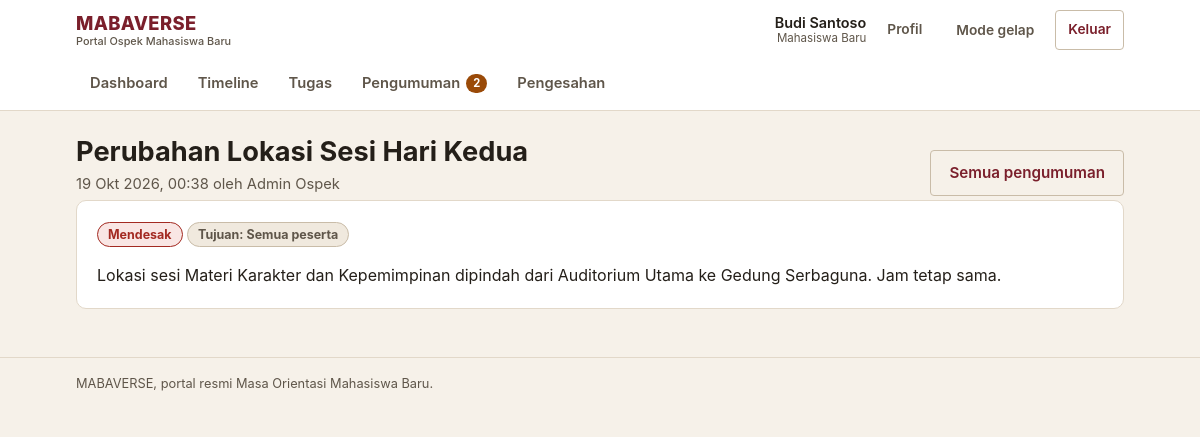
Page /detail-pengumuman/2 (signed in) on the committed database.
### tables this page shows
CREATE TABLE pengumuman (
    id INT AUTO_INCREMENT PRIMARY KEY,
    judul VARCHAR(255) NOT NULL,
    isi TEXT NOT NULL,
    prioritas ENUM('normal', 'penting', 'mendesak') DEFAULT 'normal',
    target_level ENUM('semua', 'fakultas', 'jurusan', 'kelompok') DEFAULT 'semua',
    target_id INT DEFAULT NULL,
    created_by INT NOT NULL,
    created_at TIMESTAMP DEFAULT CURRENT_TIMESTAMP,
    FOREIGN KEY (created_by) REFERENCES users(id) ON DELETE CASCADE
);

CREATE TABLE users (
    id INT AUTO_INCREMENT PRIMARY KEY,
    nim VARCHAR(50) UNIQUE NOT NULL,
    nama VARCHAR(255) NOT NULL,
    email VARCHAR(255) UNIQUE NOT NULL,
    password_hash VARCHAR(255) NOT NULL,
    role ENUM('maba', 'panitia', 'admin', 'superadmin') DEFAULT 'maba',
    fakultas_id INT DEFAULT NULL,
    jurusan_id INT DEFAULT NULL,
    kelompok_id INT DEFAULT NULL,
    foto_profil VARCHAR(255) DEFAULT NULL,
    no_kontak_darurat VARCHAR(20) DEFAULT NULL,
    is_active TINYINT(1) DEFAULT 1,
    created_at TIMESTAMP DEFAULT CURRENT_TIMESTAMP,
    updated_at TIMESTAMP DEFAULT CURRENT_TIMESTAMP ON UPDATE CURRENT_TIMESTAMP,
    FOREIGN KEY (fakultas_id) REFERENCES fakultas(id) ON DELETE SET NULL,
    FOREIGN KEY (jurusan_id) REFERENCES jurusan(id) ON DELETE SET NULL,
    FOREIGN KEY (kelompok_id) REFERENCES kelompok(id) ON DELETE SET NULL
);

### controllers/MabaController.php (called while the page is built, shortened)
<?php
require_once __DIR__ . '/../models/Pengumuman.php';
class MabaController {
    public function detailPengumuman($id) {
        $pengumumanModel = new Pengumuman();
        $pengumuman = $pengumumanModel->getPengumumanById($id);
        include_once __DIR__ . '/../views/maba/detail_pengumuman.php';
    }
}

### config/database.php (called while the page is built)
<?php
require_once __DIR__ . '/config.php';
class Database {
    private static $instance = null;
    private $pdo;
    private function __construct() {
        try {
            $dsn = "mysql:host=" . DB_HOST . ";dbname=" . DB_NAME . ";charset=" . DB_CHARSET;
            $options = [
                PDO::ATTR_ERRMODE => PDO::ERRMODE_EXCEPTION,
                PDO::ATTR_DEFAULT_FETCH_MODE => PDO::FETCH_ASSOC,
                PDO::ATTR_EMULATE_PREPARES => false,
            ];
            $this->pdo = new PDO($dsn, DB_USER, DB_PASS, $options);
        } catch (PDOException $e) {
            error_log('[MABAVERSE] Koneksi database gagal: ' . $e->getMessage());
            if (defined('APP_ENV') && APP_ENV === 'production') {
                throw new RuntimeException('Layanan database sedang tidak tersedia.');
            }
            die("Koneksi database gagal: " . $e->getMessage()
                . " — periksa DB_HOST/DB_USER/DB_PASS di config/config.local.php dan pastikan MySQL berjalan.");
        }
    }
    public static function getInstance() {
        if (self::$instance === null) {
            self::$instance = new self();
        }
        return self::$instance;
    }
    public function getConnection() {
        return $this->pdo;
    }
}

### models/Pengumuman.php (called while the page is built, shortened)
<?php
require_once __DIR__ . '/../config/config.php';
class Pengumuman {
    private $db;
    public function __construct() {
        $this->db = Database::getInstance()->getConnection();
    }
    public function getPengumumanById($id) {
        $stmt = $this->db->prepare("
            SELECT p.*, u.nama as created_by_nama
            FROM pengumuman p
            INNER JOIN users u ON p.created_by = u.id
            WHERE p.id = ?
        ");
        $stmt->execute([$id]);
        return $stmt->fetch();
    }
}

### config/config.php (called while the page is built, shortened)
<?php
function e($value) {
    return htmlspecialchars((string)$value, ENT_QUOTES, 'UTF-8');
}
function status_meta($status) {
    $map = [
        'hadir'             => ['Hadir', 'ok'],
        'di_luar_radius'    => ['Di luar radius', 'warn'],
        'terlambat'         => ['Terlambat', 'warn'],
        'tidak_hadir'       => ['Tidak hadir', 'danger'],
        'izin'              => ['Izin', 'info'],
        'terkumpul'         => ['Terkumpul', 'info'],
        'revisi'            => ['Perlu revisi', 'warn'],
        'diterima'          => ['Diterima', 'ok'],
        'belum_dikumpulkan' => ['Belum dikumpulkan', 'neutral'],
        'disahkan'          => ['Disahkan', 'ok'],
        'belum_memenuhi'    => ['Belum memenuhi syarat', 'danger'],
        'belum_mulai'       => ['Belum mulai', 'neutral'],
        'berlangsung'       => ['Berlangsung', 'brand'],
        'selesai'           => ['Selesai', 'ok'],
        'normal'            => ['Normal', 'neutral'],
        'penting'           => ['Penting', 'warn'],
        'mendesak'          => ['Mendesak', 'danger'],
    ];
    if (isset($map[$status])) {
        return $map[$status];
    }
    return [ucwords(str_replace('_', ' ', (string)$status)), 'neutral'];
}
function format_tanggal($datetime, $dengan_waktu = true) {
    $ts = strtotime($datetime);
    $bulan = [1 => 'Jan', 'Feb', 'Mar', 'Apr', 'Mei', 'Jun', 'Jul', 'Agu', 'Sep', 'Okt', 'Nov', 'Des'];
    $hasil = date('j', $ts) . ' ' . $bulan[(int)date('n', $ts)] . ' ' . date('Y', $ts);
    if ($dengan_waktu) {
        $hasil .= ', ' . date('H:i', $ts);
    }
    return $hasil;
}
require_once __DIR__ . '/database.php';

### views/maba/detail_pengumuman.php (the view, shortened to what this page needs)
<?php
include __DIR__ . '/../layouts/header.php';
list($prio_label, $prio_tone) = status_meta($pengumuman['prioritas']);
$target_text = [
    'semua' => 'Semua peserta',
    'fakultas' => 'Fakultas tertentu',
    'jurusan' => 'Jurusan tertentu',
    'kelompok' => 'Kelompok tertentu',
][$pengumuman['target_level']] ?? $pengumuman['target_level'];
?>
<div class="page-head">
    <div>
        <h1><?= e($pengumuman['judul']) ?></h1>
        <p class="page-sub">
            <?= e(format_tanggal($pengumuman['created_at'])) ?> oleh <?= e($pengumuman['created_by_nama']) ?>
        </p>
    </div>
    <div class="page-actions">
        <a class="btn btn-outline" href="<?= BASE_URL ?>pengumuman">Semua pengumuman</a>
    </div>
</div>
<div class="card">
    <p class="mb-2">
        <?php if ($pengumuman['prioritas'] !== 'normal'): ?>
        <span class="chip chip-<?= $prio_tone ?>"><?= e($prio_label) ?></span>
        <?php endif; ?>
        <span class="chip chip-neutral">Tujuan: <?= e($target_text) ?></span>
    </p>
    <div class="pengumuman-isi"><?= nl2br(e($pengumuman['isi'])) ?></div>
</div>
<?php include __DIR__ . '/../layouts/footer.php'; ?>

### assets/css/style.css (style rules this page uses)
:root { --bg: #F6F1E9; --surface: #FFFFFF; --surface-alt: #F0E9DE; --ink: #241F19; --ink-soft: #5F564A; --line: #E2D8C9; --line-strong: #C9BCA8; --brand: #7A1F2B; --brand-strong: #5E1620; --brand-soft: #F5E7E8; --brand-ink: #FFFFFF; --accent: #9A4A08; --accent-soft: #FBEEDD; --ok: #1E6B43; --ok-soft: #E4F2E9; --warn: #8A4B0F; --warn-soft: #FBEEDC; --danger: #A32A22; --danger-soft: #F9E6E4; --info: #2E5375; --info-soft: #E7EEF5; --radius-sm: 4px; --radius: 10px; --shadow-1: 0 1px 2px rgba(36, 31, 25, 0.08), 0 6px 16px rgba(36, 31, 25, 0.07); --maxw: 1080px; --font: -apple-system, BlinkMacSystemFont, "Segoe UI", Roboto, "Helvetica Neue", Arial, sans-serif; }
*, *::before, *::after { box-sizing: border-box; }
html { -webkit-text-size-adjust: 100%; }
body { margin: 0; background: var(--bg); color: var(--ink); font-family: var(--font); font-size: 16px; line-height: 1.55; }
h1, h2, h3, h4 { margin: 0 0 0.5em; line-height: 1.25; font-weight: 700; }
h1 { font-size: clamp(1.3rem, 1.1rem + 1vw, 1.7rem); }
p { margin: 0 0 1em; }
a { color: var(--brand); text-decoration-thickness: 1px; text-underline-offset: 2px; }
.mb-2 { margin-bottom: 16px; }
.page-head { display: flex; align-items: flex-end; justify-content: space-between; gap: 12px; flex-wrap: wrap; margin: 24px 0 4px; }
.page-head h1 { margin: 0; }
.page-head .page-sub { color: var(--ink-soft); margin: 4px 0 0; font-size: 0.92rem; }
.page-actions { display: flex; gap: 8px; flex-wrap: wrap; }
.btn { display: inline-flex; align-items: center; justify-content: center; gap: 6px; min-height: 44px; padding: 10px 18px; border-radius: var(--radius-sm); border: 1px solid transparent; background: var(--brand); color: var(--brand-ink); font-family: inherit; font-size: 0.95rem; font-weight: 600; text-decoration: none; cursor: pointer; transition: background-color 120ms ease, border-color 120ms ease, color 120ms ease; }
.btn-outline { background: transparent; color: var(--brand); border-color: var(--line-strong); }
.card { background: var(--surface); border: 1px solid var(--line); border-radius: var(--radius); padding: 20px; margin-bottom: 16px; }
.chip { display: inline-block; padding: 2px 10px; border-radius: 999px; font-size: 0.78rem; font-weight: 700; white-space: nowrap; border: 1px solid transparent; }
.chip-danger { background: var(--danger-soft); color: var(--danger); border-color: var(--danger); }
.chip-neutral { background: var(--surface-alt); color: var(--ink-soft); border-color: var(--line-strong); }
.pengumuman-isi { margin-top: 10px; white-space: pre-line; }

### rows in the picture
pengumuman: judul "Perubahan Lokasi Sesi Hari Kedua", created_at "19 Okt 2026, 00:38", created_by.nama "Admin Ospek", target_level "Semua peserta", isi "Lokasi sesi Materi Karakter dan Kepemimpinan dipindah dari Auditorium Utama ke Gedung Serbaguna. Jam tetap sama."

### other values in the picture
$user_nama "Budi Santoso"
$role_label "Mahasiswa Baru"
$label "Dashboard"
$label "Timeline"
$label "Tugas"
$label "Pengumuman"
$unread_pengumuman "2"
$label "Pengesahan"
$prio_label "Mendesak"
